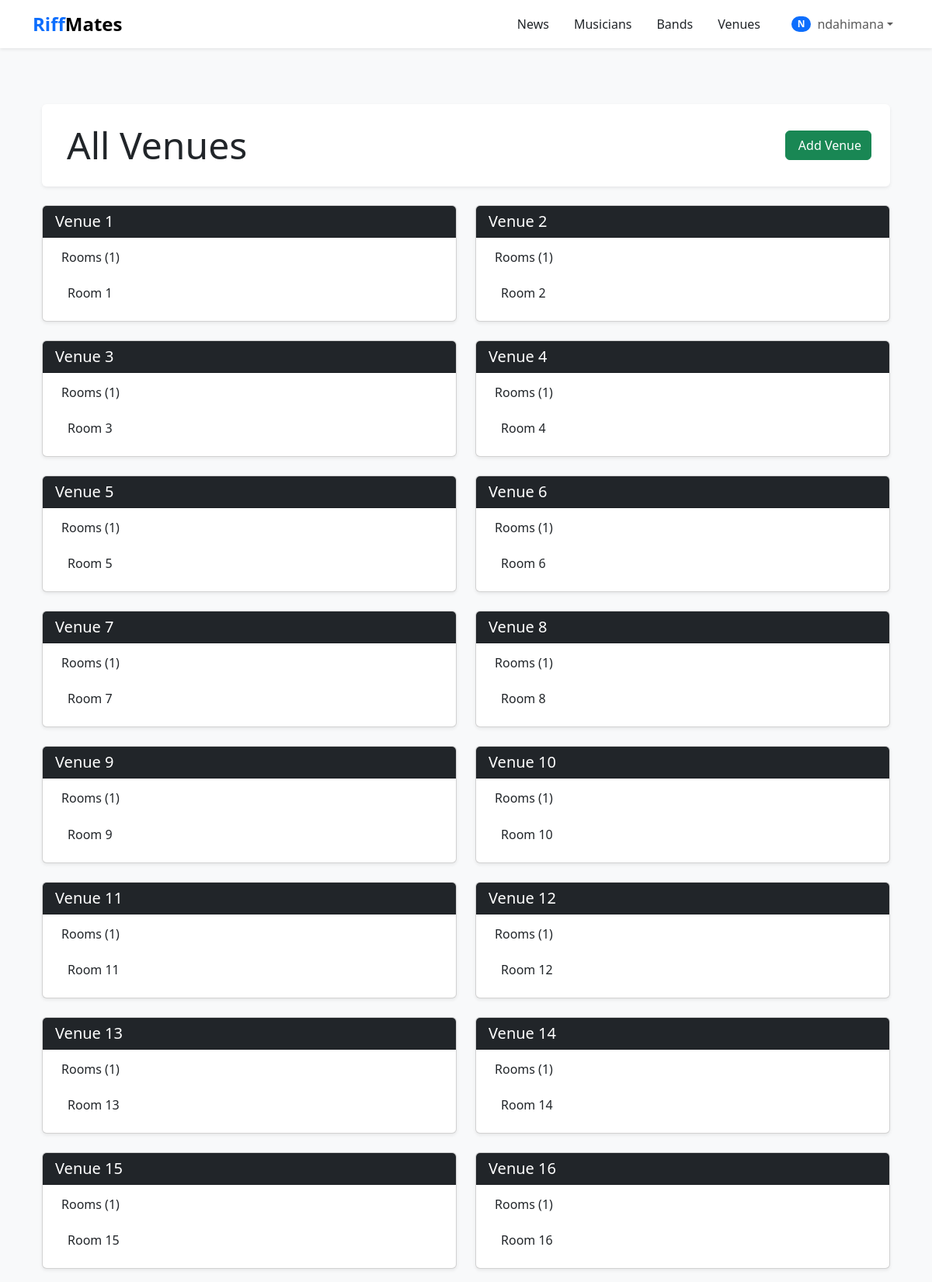
The page /band/venues/ (signed in, upper part) on the database its author committed.
### band/models.py (models this page shows, shortened)
class Venue(models.Model):
    name = models.CharField(max_length=50)

class Room(models.Model):
    name = models.CharField(max_length=50)
    venue = models.ForeignKey(Venue, on_delete=models.CASCADE)

### band/views.py (the view)
# urls.py: path('venues/', bandViews.venue_list, name='venue_list'),
def venue_list(request):
    venues = Venue.objects.prefetch_related('room_set').all()
    return render(request, 'venue_list.html', {'venues': venues})

### templates/venue_list.html (shortened to what this page needs)
{% extends "base.html" %}
{% load static %}
{% block content %}
<div class="container mt-5">
  <div class="d-flex justify-content-between align-items-center bg-white p-4 shadow-sm rounded mb-4">
    <h1 class="display-5 text-dark m-0">
      All Venues
    </h1>
    <a href="" class="btn btn-success">
       Add Venue
    </a>
  </div>
  <div class="row g-4">
    {% for venue in venues %}
    <div class="col-md-6">
      <div class="card h-100 shadow-sm">
        <div class="card-header bg-dark text-white">
          <h5 class="m-0">{{ venue.name }}</h5>
        </div>
        <div class="card-body">
          <h6 class="mb-3">
            Rooms ({{ venue.room_set.count }})
          </h6>
          <ul class="list-group list-group-flush">
            {% for room in venue.room_set.all %}
            <li class="list-group-item d-flex justify-content-between align-items-center">
              {{ room.name }}
            </li>
            {% empty %}
            <li class="list-group-item text-muted">
              No rooms available for this venue
            </li>
            {% endfor %}
          </ul>
        </div>
      </div>
    </div>
    {% endfor %}
  </div>
</div>
{% endblock %}

### templates/base.html (shortened to what this page needs)
<!DOCTYPE html>
<html lang="en" class="h-100">
  <head>
    <link
      href="https://cdn.jsdelivr.net/npm/bootstrap@5.3.3/dist/css/bootstrap.min.css"
      rel="stylesheet"
    />
  </head>
  <body class="d-flex flex-column h-100 bg-light">
    {% block nav %}
    <nav class="navbar navbar-expand-lg navbar-light bg-white shadow-sm">
      <div class="container">
        <a class="navbar-brand fw-bold fs-4" href="{% url 'home' %}">
          <span class="text-primary">Riff</span>Mates
        </a>
        <div class="collapse navbar-collapse" id="mainNav">
          <div class="navbar-nav ms-auto align-items-center">
            <a
              href="{% url 'news' %}"
              class="nav-link text-dark mx-2 py-2 nav-link-hover {% if request.path == '/news/' %}active fw-bold{% endif %}"
            >
              News
            </a>
            <a
              href="{% url 'musician_list' %}"
              class="nav-link text-dark mx-2 py-2 nav-link-hover {% if request.path == '/musicians/' %}active fw-bold{% endif %}"
            >
              Musicians
            </a>
            <a
              href="{% url 'band_list' %}"
              class="nav-link text-dark mx-2 py-2 nav-link-hover {% if request.path == '/bands/' %}active fw-bold{% endif %}"
            >
              Bands
            </a>
            <a
              href="{% url 'venue_list' %}"
              class="nav-link text-dark mx-2 py-2 nav-link-hover {% if request.path == '/venues/' %}active fw-bold{% endif %}"
            >
              Venues
            </a>
            <div class="nav-item dropdown ms-3">
              {% if user.is_authenticated %}
                <a
                  class="nav-link dropdown-toggle d-flex align-items-center"
                  href="#"
                  role="button"
                  data-bs-toggle="dropdown"
                  aria-expanded="false"
                >
                  <span class="badge bg-primary rounded-pill me-2">
                    {{ user.username|first|upper }}
                  </span>
                  {{ user.username }}
                </a>
              {% endif %}
            </div>
          </div>
        </div>
      </div>
    </nav>
    {% endblock nav %}
    <main class="flex-shrink-0 my-4">
      <div class="container">
        {% block content %}{% endblock content %}
      </div>
    </main>
  </body>
</html>

### rows shown on the page
Venue: name "Venue 1", room_set.count "1"
Room: name "Room 1"
Venue: name "Venue 2", room_set.count "1"
Room: name "Room 2"
Venue: name "Venue 3", room_set.count "1"
Room: name "Room 3"
Venue: name "Venue 4", room_set.count "1"
Room: name "Room 4"
Venue: name "Venue 5", room_set.count "1"
Room: name "Room 5"
Venue: name "Venue 6", room_set.count "1"
Room: name "Room 6"
Venue: name "Venue 7", room_set.count "1"
Room: name "Room 7"
Venue: name "Venue 8", room_set.count "1"
Room: name "Room 8"
Venue: name "Venue 9", room_set.count "1"
Room: name "Room 9"
Venue: name "Venue 10", room_set.count "1"
Room: name "Room 10"
Venue: name "Venue 11", room_set.count "1"
Room: name "Room 11"
Venue: name "Venue 12", room_set.count "1"
Room: name "Room 12"
Venue: name "Venue 13", room_set.count "1"
Room: name "Room 13"
Venue: name "Venue 14", room_set.count "1"
Room: name "Room 14"
Venue: name "Venue 15", room_set.count "1"
Room: name "Room 15"
Venue: name "Venue 16", room_set.count "1"
Room: name "Room 16"

### other values the page prints
{{ user.username|first|upper }} "N"
{{ user.username }} "ndahimana"
